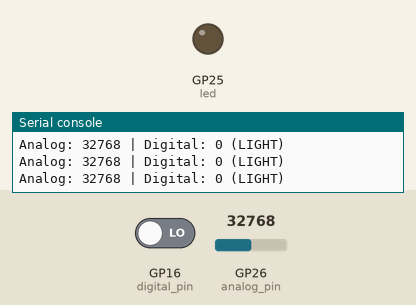
A program run on a simulated Raspberry Pi Pico running MicroPython. Parts: output pins drawn as LEDs (lit = HIGH), the last lines printed to the serial console. The test bench sets the inputs (shaded band); at power-on: GP16 (digital_pin) LOW, GP26 (analog_pin) = 32768 (analog values on the 0–65535 scale).

Above: at 1.2 s.
1.3 s: GP16 (digital_pin) driven HIGH
At 2.4 s:
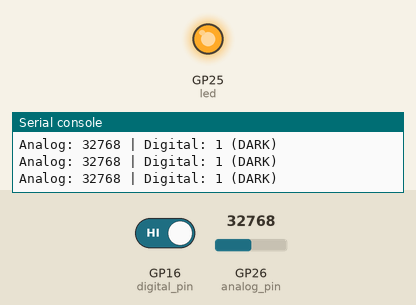
2.9 s: GP16 (digital_pin) driven LOW
At 3.8 s:
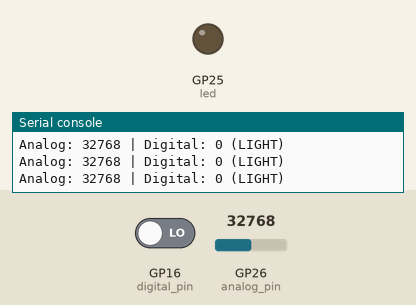
Timing chart, 0 to 5.9 s (numbered marks = the images above; inputs shaded):
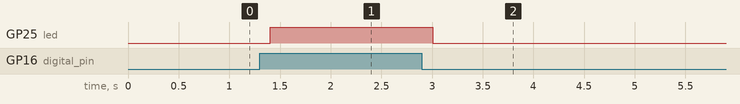

Measured:
- after the input at 1.3 s, GP25 (led): LOW → HIGH after 0.11 s
- after the input at 2.9 s, GP25 (led): HIGH → LOW after 0.11 s

The program:

12_light.py
```python
# -----------------------------------------------------------------------------
# Lesson 12: Digital vs Analog (The Duel)
# -----------------------------------------------------------------------------
# Module: KY-018 Photoresistor Module
# Goal: Compare Software Logic (ADC) vs Hardware Logic (Comparator).
#
# THE MODULE ADVANTAGE:
# Anyone can buy a raw photoresistor. But this module has a "Comparator Chip"
# (LM393) and a Blue Dial (Potentiometer).
#
# - ANALOG (A0): Gives us the exact brightness (0-65535).
# - DIGITAL (D0): Gives us a simple 1 or 0 based on the Blue Dial.
#
# HARDWARE TUNING:
# You can use a screwdriver to change the sensitivity of D0 without writing
# a single line of code!
#
# WIRING:
# - A0 (Analog)  -> GP26
# - D0 (Digital) -> GP16
# - (+)          -> 3.3V
# - (-)          -> GND
# -----------------------------------------------------------------------------

import machine
import time

# --- PINS ---
analog_pin = machine.ADC(26)
digital_pin = machine.Pin(16, machine.Pin.IN)
led = machine.Pin("LED", machine.Pin.OUT)

print("--- HARDWARE VS SOFTWARE DUEL ---")
print("Adjust the Blue Dial to set the trigger point for D0!")

while True:
    # 1. Read Both Worlds
    soft_val = analog_pin.read_u16()
    hard_val = digital_pin.value()

    # 2. Logic Comparison
    # Software: We decide the threshold in code (e.g. < 20000)
    # Hardware: The Blue Dial decides the threshold physically

    status = "DARK" if hard_val == 1 else "LIGHT"

    # KY-018 Logic: D0 goes HIGH (1) when it crosses the threshold (Darkness)
    # Note: Some modules are inverted. Check yours!

    print(f"Analog: {soft_val} | Digital: {hard_val} ({status})")

    # 3. The LED follows the Hardware (D0)
    led.value(hard_val)

    time.sleep(0.2)
```
